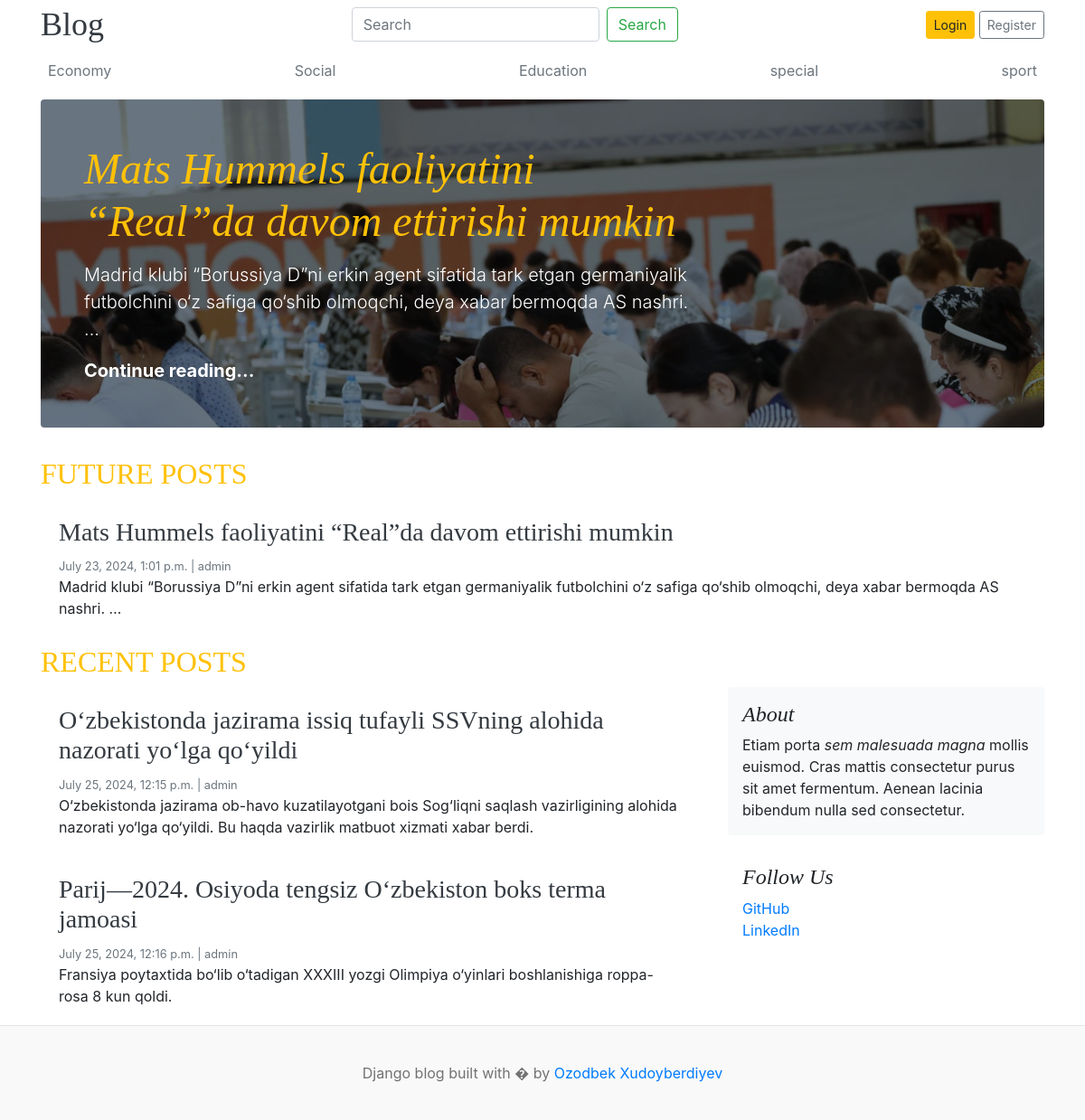
Before: / with the older database file.
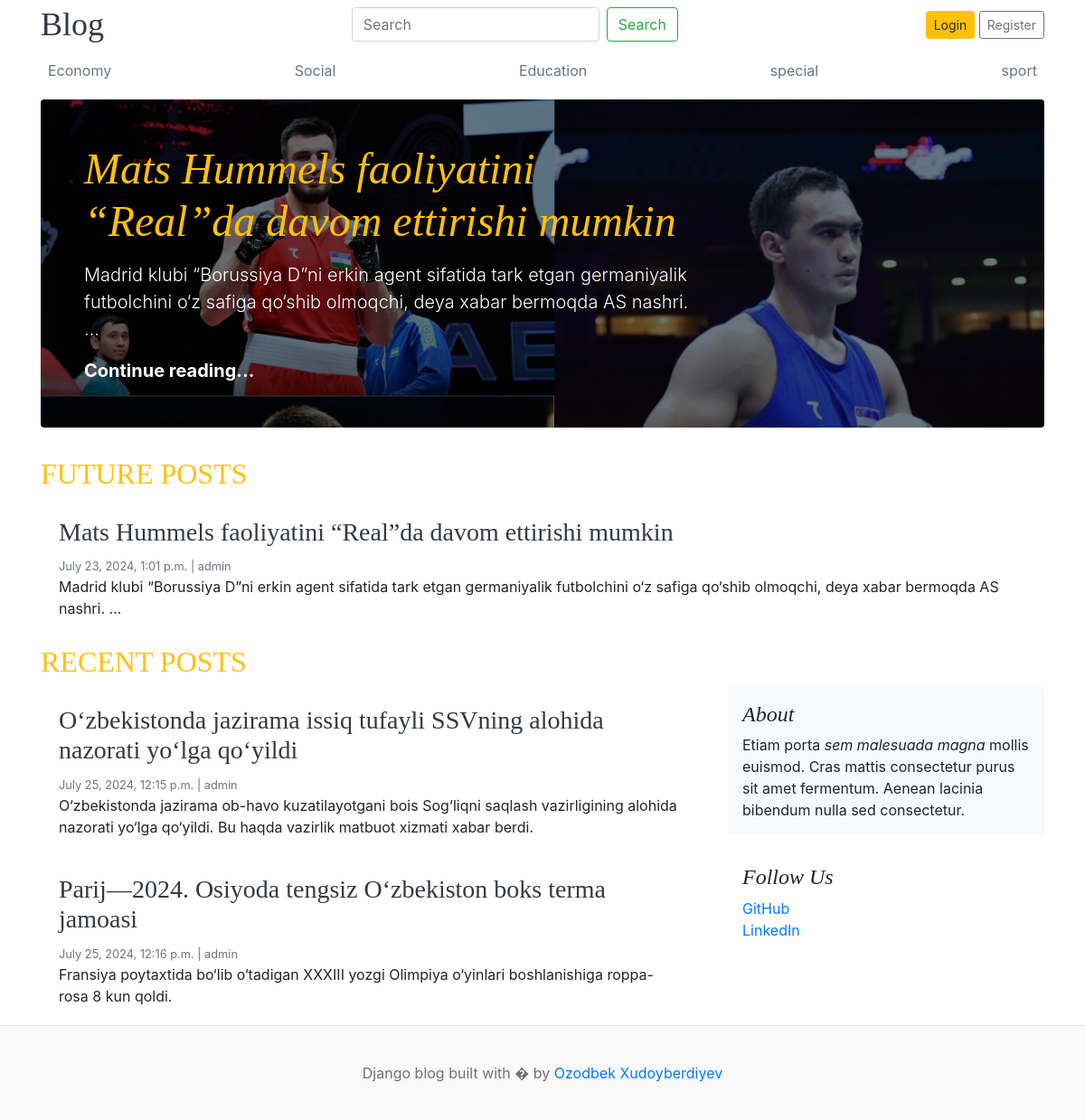
After: the same page with the newer database file.
### blogs/models.py (models this page shows, shortened)
class Blog(models.Model):
    title = models.CharField(max_length=200)
    slug = models.SlugField(unique=True, null=False)
    category = models.ForeignKey(Category, on_delete=models.SET_NULL, null=True)
    author = models.ForeignKey(User, on_delete=models.SET_NULL, null=True)
    featured_image = models.ImageField(upload_to='uploads/%Y/%m/%d')
    short_description = models.CharField(max_length=200)
    body = models.TextField(max_length=2000)
    status = models.IntegerField(choices=STATUS_CHOICES, default=0)
    is_featured = models.BooleanField(default=False)
    created_at = models.DateTimeField(auto_now_add=True)
    updated_at = models.DateTimeField(auto_now=True)

### blog_site/views.py (the view)
# urls.py: 2. Add a URL to urlpatterns:  path('', views.home, name='home')
def home(request):
    posts = Blog.objects.filter(is_featured=True,status=1)
    blogs = Blog.objects.filter(is_featured=False,status=1)
    context = {
        'posts':posts,
        'blogs':blogs
    }
    return render(request, "home.html",context)

### blogs/context_processor.py (called while the page is built)
def get_categories(request):
    categories = Category.objects.all()
    return {'categories':categories}

### blogs/models.py (called while the page is built)
    def __str__(self) -> str:
        return self.name

### settingapp/context_processor.py (called while the page is built)
def get_social_links(request):
    social_links = Social_links.objects.all()
    return {'social_links':social_links}

### template/home.html
{% extends 'base.html' %}
 {% load static %}
 {% block content %}
 {% for post in posts %} {% if forloop.first %}
<div
  class="jumbotron p-3 p-md-5 text-white rounded bg-dark"
  style="
          background-image: url({{post.featured_image.url}});
          background-blend-mode: overlay;
          background-size: cover;
        "
>
  <div class="col-md-8 px-0">
    <h1 class="display-4 font-italic"><a href="{% url 'single_blog' post.slug %}" class="text-warning">{{post.title}}</a></h1>
    <p class="lead my-3">{{post.short_description |truncatewords:20 }}</p>
    <p class="lead mb-0">
      <a href="{% url 'single_blog' post.slug %}" class="text-white font-weight-bold">Continue reading...</a>
    </p>
  </div>
</div>
{% endif %} {% endfor %}
<h2 class="text-uppercase text-warning">Future Posts</h2>
<div class="row mb-2">
  {% for post in posts %} {% if forloop.first %}
  <div class="col-md-12">
    <div class="card border-0">
      <div class="card-body">
        <h3><a href="{% url 'single_blog' post.slug %}" class="text-dark">{{post.title}}</a></h3>
        <small class="mb-1 text-muted"
          >{{post.created_at}} | {{post.author}}</small
        >
        <p class="card-text">{{post.short_description | truncatewords:20}}</p>
      </div>
    </div>
  </div>
  {% endif %} {% endfor %}
</div>
<h2 class="text-uppercase text-warning">Recent Posts</h2>
<main role="main" class="container p-0">
  <div class="row">
    <div class="col-md-8 blog-main">
      {% for post in blogs %}
      <div class="card border-0">
        <div class="card-body">
          <h3><a href="{% url 'single_blog' post.slug %}" class="text-dark">{{post.title}}</a></h3>
          <small class="mb-1 text-muted"
            >{{post.created_at}} | {{post.author}}</small
          >
          <p class="card-text">{{post.short_description | truncatewords:20}}</p>
        </div>
      </div>
      {% endfor %}
    </div>
    <aside class="col-md-4 blog-sidebar">
      <div class="p-3 mb-3 bg-light rounded">
        <h4 class="font-italic">About</h4>
        <p class="mb-0">
          Etiam porta <em>sem malesuada magna</em> mollis euismod. Cras mattis
          consectetur purus sit amet fermentum. Aenean lacinia bibendum nulla
          sed consectetur.
        </p>
      </div>
      <div class="p-3">
        <h4 class="font-italic">Follow Us</h4>
        <ol class="list-unstyled">
          <li><a href="#">GitHub</a></li>
          <li><a href="#">LinkedIn</a></li>
        </ol>
      </div>
    </aside>
  </div>
</main>
{% endblock %}

Changed rows visible on the page:
changed Blog "Mats Hummels faoliyatini “Real”da davom ettirishi mumkin": featured_image: a different picture
